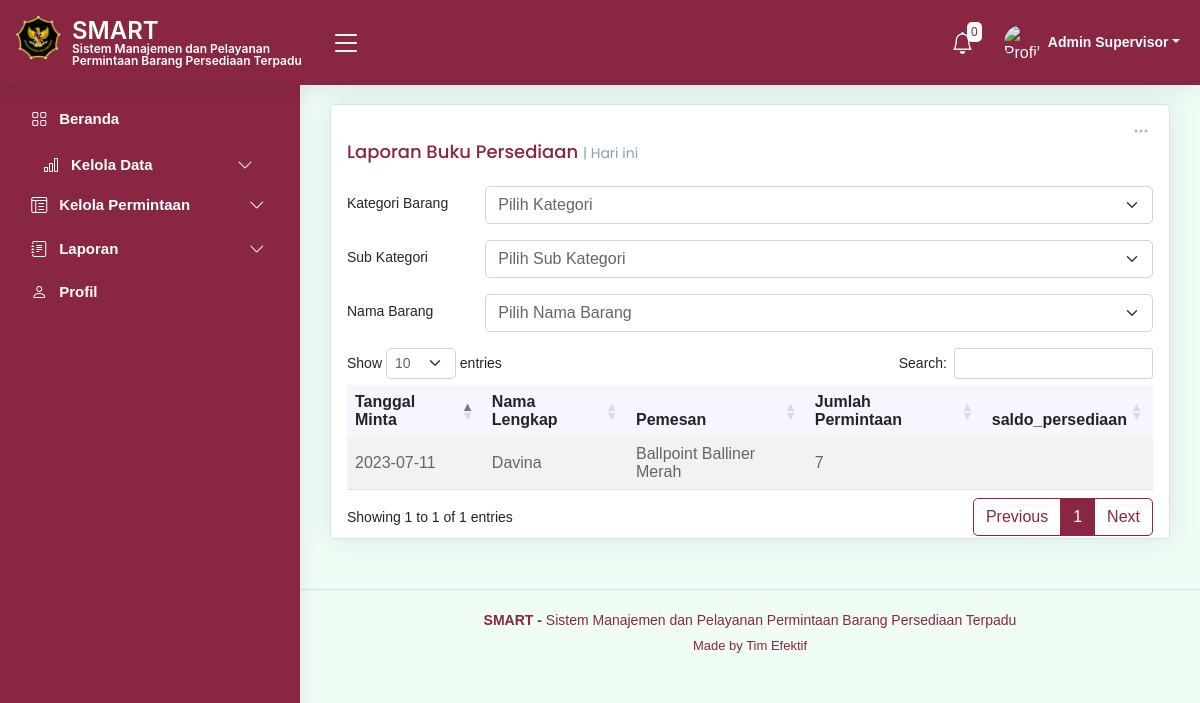
/laporanBuku.php (signed in), run on an earlier commit of the app's database.
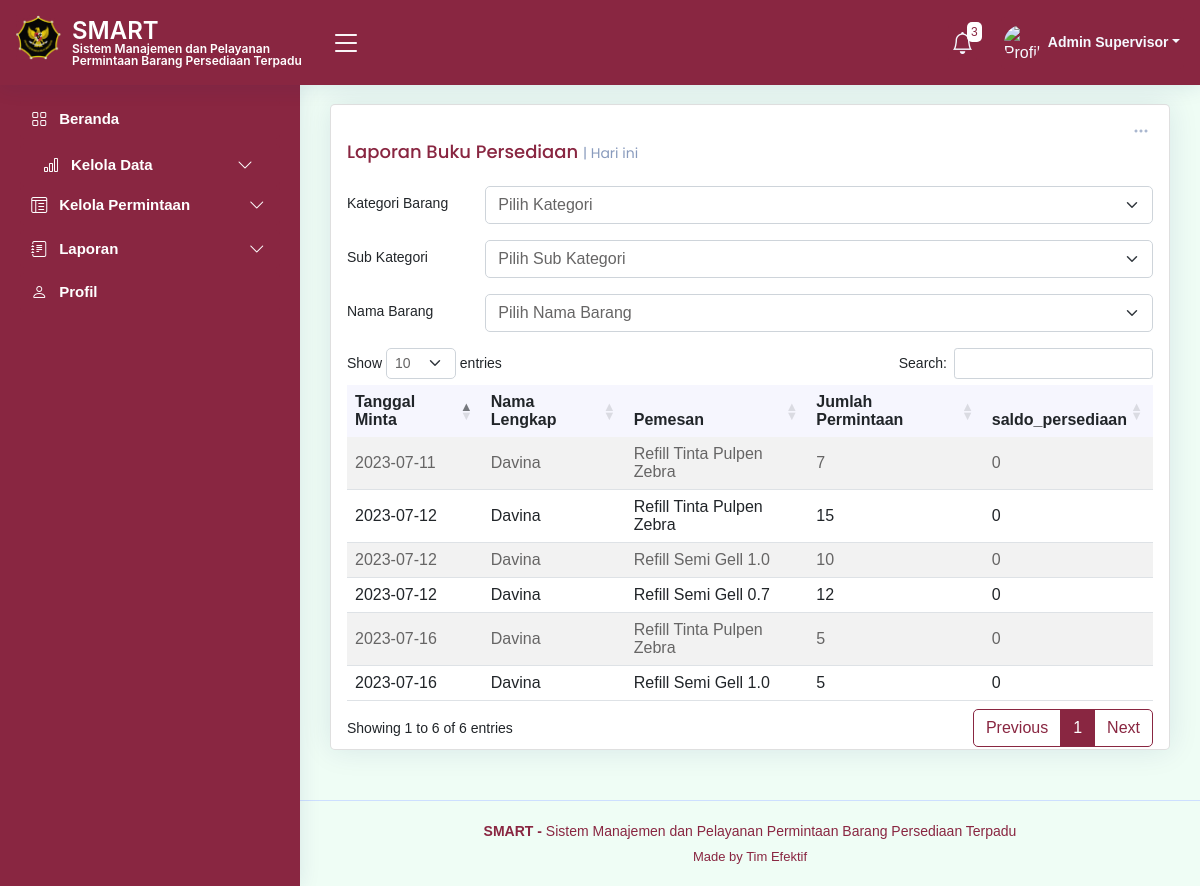
And on a later commit of the database.
### tables this page shows
CREATE TABLE `tb_order` (
  `id_transaksi` int(11) NOT NULL,
  `id_user` int(11) NOT NULL,
  `tgl_minta` date NOT NULL,
  `tgl_siap` date DEFAULT NULL,
  `status` varchar(50) NOT NULL DEFAULT 'Menunggu',
  `tgl_ambil` date DEFAULT NULL
);

CREATE TABLE `tb_user` (
  `id_user` int(25) NOT NULL,
  `username` varchar(50) NOT NULL,
  `nama_lengkap` varchar(100) NOT NULL,
  `email` varchar(100) NOT NULL,
  `nip` varchar(30) NOT NULL,
  `password` varchar(100) NOT NULL,
  `tipe_akun` text NOT NULL,
  `foto_user` blob NOT NULL
);

CREATE TABLE `tb_barang` (
  `id_barang` int(25) NOT NULL,
  `kode_barang` int(25) NOT NULL,
  `id_kategori` int(25) NOT NULL,
  `nama_kategori` varchar(25) NOT NULL,
  `nama` varchar(25) NOT NULL,
  `deskripsi` varchar(200) NOT NULL,
  `gambar` blob DEFAULT NULL,
  `tgl_masuk` date NOT NULL,
  `stok_minimal` int(11) NOT NULL
);

CREATE TABLE `tb_order_detail` (
  `id_order_detail` int(25) NOT NULL,
  `id_transaksi` int(25) NOT NULL,
  `id_barang` int(25) NOT NULL,
  `jumlah_minta` int(11) NOT NULL,
  `saldo_persediaan` int(11) NOT NULL
);

### notif_functions.php (called while the page is built, shortened)
<?php
function getBarangHampirHabis($con) {
    $query = "SELECT tb_barang.nama, tb_barang.stok_minimal, tb_cek_stok.jumlah_stok_akhir
              FROM tb_barang
              INNER JOIN tb_cek_stok ON tb_barang.id_barang = tb_cek_stok.id_barang";
    $result = mysqli_query($con, $query);
    $notifications = array();
    if (mysqli_num_rows($result) > 0) {
        while ($row = mysqli_fetch_assoc($result)) {
            $stok_minimal = $row['stok_minimal'];
            $jumlah_stok_akhir = $row['jumlah_stok_akhir'];
        }
    }
    return $notifications;
}
function getBarangStokMinimal($con) {
    $query = "SELECT tb_barang.nama, tb_barang.stok_minimal, tb_cek_stok.jumlah_stok_akhir
              FROM tb_barang
              INNER JOIN tb_cek_stok ON tb_barang.id_barang = tb_cek_stok.id_barang";
    $result = mysqli_query($con, $query);
    $notifications = array();
    if (mysqli_num_rows($result) > 0) {
        while ($row = mysqli_fetch_assoc($result)) {
            $nama = $row['nama'];
            $stok_minimal = $row['stok_minimal'];
            $jumlah_stok_akhir = $row['jumlah_stok_akhir'];
            if ($jumlah_stok_akhir <= $stok_minimal) {
                $notifications[] = "Stok Barang $nama sudah mencapai jumlah stok minimal";
            }
        }
    }
    return $notifications;
}
?>

### laporanBuku.php (the view, shortened to what this page needs)
<?php
$namaLengkap = $_SESSION['nama_lengkap'];
?>
<!DOCTYPE html>
<html lang="en">
<head>
  <link href="assets/vendor/bootstrap/css/bootstrap.min.css" rel="stylesheet">
  <link href="assets/vendor/bootstrap-icons/bootstrap-icons.css" rel="stylesheet">
  <link href="assets/vendor/boxicons/css/boxicons.min.css" rel="stylesheet">
  <link href="assets/vendor/quill/quill.snow.css" rel="stylesheet">
  <link href="assets/vendor/quill/quill.bubble.css" rel="stylesheet">
  <link href="assets/vendor/remixicon/remixicon.css" rel="stylesheet">
  <link href="assets/vendor/simple-datatables/style.css" rel="stylesheet">
  <link rel="stylesheet" href="https://cdnjs.cloudflare.com/ajax/libs/twitter-bootstrap/5.2.0/css/bootstrap.min.css">
  <link rel="stylesheet" href="https://cdn.datatables.net/1.13.4/css/dataTables.bootstrap5.min.css">
  <link href="https://cdnjs.cloudflare.com/ajax/libs/font-awesome/5.10.0/css/all.min.css" rel="stylesheet">
  <link href="https://cdn.jsdelivr.net/npm/bootstrap-icons@1.4.1/font/bootstrap-icons.css" rel="stylesheet">
  <link href="assets/css/style.css" rel="stylesheet">
  <link href="assets/css/bootstrap.min.css" rel="stylesheet">
</head>
<body>
  <header id="header" class="header fixed-top d-flex align-items-center">
    <div class="d-flex align-items-center justify-content-between">
      <a href="index.html" class="logo d-flex align-items-center">
        <img src="assets/img/logo2.png" alt="">
        <span class="htsimpan">SMART<br>
          <tb class="tbsmart">Sistem Manajemen dan Pelayanan Permintaan Barang Persediaan Terpadu</tb></span>
      </a>
      <i class="bi bi-list toggle-sidebar-btn"></i>
    </div>
    <nav class="header-nav ms-auto">
      <ul class="d-flex align-items-center">
      <?php
      require_once 'koneksi.php';
      require_once 'notif_functions.php';
      $con = db_connect();
      $barangHampirHabis = getBarangHampirHabis($con);
      $barangStokMinimal = getBarangStokMinimal($con);
      $totalNotifikasi = count($barangHampirHabis) + count($barangStokMinimal);
      ?>
      <li class="nav-item dropdown">
        <a class="nav-link nav-icon" href="#" data-bs-toggle="dropdown">
          <i class="bi bi-bell"></i>
          <span class="badge bg-primary badge-number"><?php echo $totalNotifikasi; ?></span>
        </a>
      </li>
        <li class="nav-item dropdown pe-3">
          <a class="nav-link nav-profile d-flex align-items-center pe-0" href="#" data-bs-toggle="dropdown">
            <img src="assets/img/profile-img.jpg" alt="Profile" class="rounded-circle">
            <span class="d-none d-md-block dropdown-toggle ps-2"><?php echo $namaLengkap; ?></span>
          </a>
        </li>
      </ul>
    </nav>
  </header>
 <aside id="sidebar" class="sidebar">
<ul class="sidebar-nav" id="sidebar-nav">
  <li class="nav-item">
    <a class="nav-link " href="index.php">
      <i class="bi bi-grid"></i>
      <span>Beranda</span>
    </a>
  </li>
  <a class="nav-link collapsed" data-bs-target="#tables-nav" data-bs-toggle="collapse" href="#">
    <i class="bi bi-bar-chart"></i><span></span>Kelola Data</span><i class="bi bi-chevron-down ms-auto"></i>
  </a>
  <li class="nav-item">
        <a class="nav-link collapsed" data-bs-target="#icons-nav" data-bs-toggle="collapse" href="#">
          <i class="bi bi-layout-text-window-reverse"></i><span>Kelola Permintaan</span><i class="bi bi-chevron-down ms-auto"></i>
        </a>
      </li>
  <li class="nav-item">
    <a class="nav-link collapsed" data-bs-target="#forms-nav" data-bs-toggle="collapse" href="#">
      <i class="bi bi-journal-text"></i><span>Laporan</span><i class="bi bi-chevron-down ms-auto"></i>
    </a>
  </li>
  <li class="nav-item">
    <a class="nav-link collapsed" href="profil.php">
      <i class="bi bi-person"></i>
      <span>Profil</span>
    </a>
  </li>
</ul>
</aside>
  <main id="main" class="main">
    <section class="section dashboard">
      <div class="row">
        <class="col-lg-8">
          <div class="row">
            <div class="col-12">
              <div class="card top-selling overflow-auto">
                <div class="filter">
                  <a class="icon" href="#" data-bs-toggle="dropdown"><i class="bi bi-three-dots"></i></a>
                </div>
                <div class="card-body pb-0">
                  <h5 class="card-title">Laporan Buku Persediaan <span>| Hari ini</span></h5>
                  <div class="row mb-3">
                    <label for="kategori" class="col-sm-2 col-form-label">Kategori Barang</label>
                    <div class="col-sm-10">
                      <select class="form-select" name="kategori" id="kategori" required>
                        <option value="">Pilih Kategori</option>
                      </select>
                    </div>
                  </div>
                  <div class="row mb-3">
                    <label for="sub_kategori" class="col-sm-2 col-form-label">Sub Kategori</label>
                    <div class="col-sm-10">
                      <select class="form-select" name="sub_kategori" id="sub_kategori" required>
                        <option value="">Pilih Sub Kategori</option>
                      </select>
                    </div>
                  </div>
                  <div class="row mb-3">
                    <label for="nama_barang" class="col-sm-2 col-form-label">Nama Barang</label>
                    <div class="col-sm-10">
                      <select class="form-select" name="nama" id="nama" required>
                        <option value="">Pilih Nama Barang</option>
                      </select>
                    </div>
                  </div>
                  <table id="example" class="table table-striped" style="width:100%">
                    <thead>
                      <tr>
                        <th>Tanggal Minta</th>
                        <th>Nama Lengkap</th>
                        <th>Pemesan</th>
                        <th>Jumlah Permintaan</th>
                        <th>saldo_persediaan</th>
                      </tr>
                    </thead>
                    <tbody>
                      <?php
                      $con = db_connect();
                      $query = "SELECT tb_order.tgl_minta, tb_user.nama_lengkap, tb_barang.nama,tb_order_detail.jumlah_minta, tb_order_detail.saldo_persediaan
                                FROM tb_order
                                JOIN tb_order_detail ON tb_order.id_transaksi = tb_order_detail.id_transaksi
                                JOIN tb_user ON tb_order.id_user = tb_user.id_user
                                JOIN tb_barang ON tb_order_detail.id_barang = tb_barang.id_barang";
                      $result = mysqli_query($con, $query);
                      while ($row = mysqli_fetch_assoc($result)) {
                        echo "<tr>";
                        echo "<td>" . $row['tgl_minta'] . "</td>";
                        echo "<td>" . $row['nama_lengkap'] . "</td>";
                        echo "<td>" . $row['nama'] . "</td>";
                        echo "<td>" . $row['jumlah_minta'] . "</td>";
                        echo "<td>" . $row['saldo_persediaan'] . "</td>";
                        echo "</tr>";
                      }
                      ?>
                    </tbody>
                  </table>
                </div>
              </div>
            </div>
          </div>
        </div>
    </section>
  </main>
<footer id="footer" class="footer">
    <div class="copyright">
      <strong>  SMART - </strong> <span>Sistem Manajemen dan Pelayanan Permintaan Barang Persediaan Terpadu</span>
    </div>
    <div class="credits">
      Made by <a>Tim Efektif</a>
    </div>
  </footer>
</body>
</html>

### assets/css/style.css (style rules this page uses)
:root { scroll-behavior: smooth; }
body { font-family: "Open Sans", sans-serif; background: #f6f9ff; color: #444444; }
a { color: #892641; text-decoration: none; }
h1, h2, h3, h4, h5, h6 { font-family: "Nunito", sans-serif; }
#main { margin-top: 60px; padding: 20px 30px; transition: all 0.3s; }
.card { margin-bottom: 30px; border: none; border-radius: 5px; box-shadow: 0px 0 30px rgba(1, 41, 112, 0.1); }
.card-title { padding: 20px 0 15px 0; font-size: 18px; font-weight: 500; color: #892641; font-family: "Poppins", sans-serif; }
.card-title span { color: #899bbd; font-size: 14px; font-weight: 400; }
.card-body { padding: 0 20px 20px 20px; }
.logo { line-height: 1; }
@media (min-width: 1200px) { .logo { width: 300px; } }
.logo img { position: relative; top: -5px; left: -4px; max-height: 45px; margin-right: 7px; }
.logo span { font-size: 24px; font-weight: 600; color: #fff; font-family: "Inter", sans-serif; }
.header { transition: all 0.5s; z-index: 997; height: 85px; box-shadow: 0px 2px 20px rgba(1, 41, 112, 0.1); background-color: #fff; padding-left: 20px; }
.header .toggle-sidebar-btn { font-size: 32px; padding-left: 10px; cursor: pointer; color: #fff; }
.header-nav ul { list-style: none; }
.header-nav > ul { margin: 0; padding: 0; }
.header-nav .nav-link { color: #fff; transition: 0.3; background: #892641; border-radius: 4px; }
.header-nav .nav-icon { font-size: 22px; color: #f6f9ff; margin-right: 24px; position: relative; }
.header-nav .nav-profile { color: #f6f9ff; }
.header-nav .nav-profile img { max-height: 36px; max-width: 36px; }
.header-nav .nav-profile span { font-size: 14px; font-weight: 600; }
.header-nav .badge-number { position: absolute; inset: -2px -5px auto auto; font-weight: normal; font-size: 12px; padding: 4px 4px; background-color: #f6f9ff; }
.header-nav .dropdown-toggle { padding-right: 4px; }
.sidebar { position: fixed; top: 80px; left: 0; bottom: 0; width: 300px; z-index: 996; transition: all 0.3s; padding: 20px; overflow-y: auto; scrollbar-width: thin; scrollbar-color: #aab7cf transparent; box-shadow: 0px 0px 20px rgba(1, 41, 112, 0.1); background-color: #fff; }
@media (min-width: 1200px) { #main, #footer { margin-left: 300px; } }
.sidebar-nav { padding: 0; margin: 0; list-style: none; }
.sidebar-nav li { padding: 0; margin: 0; list-style: none; }
.sidebar-nav .nav-item { margin-bottom: 5px; }
.sidebar-nav .nav-link { display: flex; align-items: center; font-size: 15px; font-weight: 600; color: #fff; transition: 0.3; background: #892641; padding: 10px 15px; border-radius: 4px; }
.sidebar-nav .nav-link i { font-size: 16px; color: #fff; padding: 0 12px 0 8px; }
.sidebar-nav .nav-link.collapsed { color: #fff; background: #892641; }
.sidebar-nav .nav-link.collapsed i { color: #fff; }
.sidebar-nav .nav-link .bi-chevron-down { margin-right: 0; transition: transform 0.2s ease-in-out; }
.dashboard .filter { position: absolute; right: 0px; top: 15px; }
.dashboard .filter .icon { color: #aab7cf; padding-right: 20px; padding-bottom: 5px; transition: 0.3s; font-size: 16px; }
.dashboard .top-selling { font-size: 14px; }
.dashboard .top-selling .table thead { background: #f6f6fe; }
.dashboard .top-selling .table thead th { border: 0; }
.dashboard .top-selling .table tbody td { vertical-align: middle; }
.footer { padding: 20px 0; font-size: 14px; transition: all 0.3s; border-top: 1px solid #cddfff; }
.footer .copyright { text-align: center; color: #892641; }
.footer .credits { padding-top: 5px; text-align: center; font-size: 13px; color: #892641; }

### laporanBuku.php (style rules this page uses)
.header { background-color: #892641; }
.sidebar { background-color: #892641; }
.tbsmart { font-size: 12px; margin-bottom: 0; font-weight: 600; color: #ffffff; }

What changed in the data, as far as the page shows it:
changed through a linked row, tb_order (number 1 of 3 on the later page): tb_barang.nama "Ballpoint Balliner Merah" → "Refill Tinta Pulpen Zebra"; tb_order_detail.saldo_persediaan (not shown) → "0"
added tb_order: tgl_minta "2023-07-12", id_user.nama_lengkap "Davina", tb_barang.nama "Refill Tinta Pulpen Zebra", tb_order_detail.jumlah_minta "15", tb_order_detail.saldo_persediaan "0", tb_barang.nama "Refill Semi Gell 1.0", tb_order_detail.jumlah_minta "10", tb_barang.nama "Refill Semi Gell 0.7", tb_order_detail.jumlah_minta "12"
added tb_order: tgl_minta "2023-07-16", id_user.nama_lengkap "Davina", tb_barang.nama "Refill Tinta Pulpen Zebra", tb_order_detail.jumlah_minta "5", tb_order_detail.saldo_persediaan "0", tb_barang.nama "Refill Semi Gell 1.0"
Also different on the page:
$totalNotifikasi: "0" → "3"
text written by a page script: "Show entries Search: Showing 1 to 1 of 1 entries Previous 1 Next" → "Show entries Search: Showing 1 to 6 of 6 entries Previous 1 Next"
